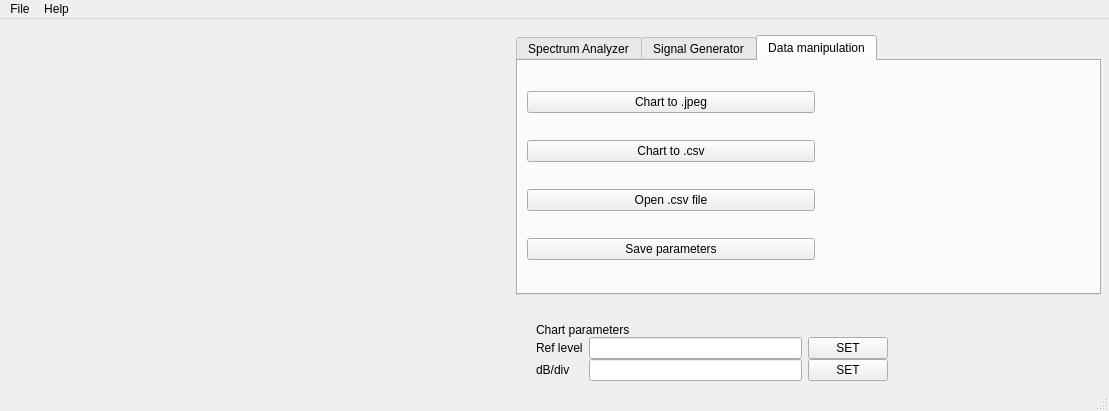
<?xml version="1.0" encoding="UTF-8"?>
<ui version="4.0">
 <class>MainWindow</class>
 <widget class="QMainWindow" name="MainWindow">
  <property name="geometry">
   <rect>
    <x>0</x>
    <y>0</y>
    <width>1109</width>
    <height>411</height>
   </rect>
  </property>
  <property name="minimumSize">
   <size>
    <width>600</width>
    <height>400</height>
   </size>
  </property>
  <property name="windowTitle">
   <string>MainWindow</string>
  </property>
  <widget class="QWidget" name="centralwidget">
   <property name="font">
    <font>
     <family>Arial</family>
    </font>
   </property>
   <widget class="QWidget" name="verticalLayoutWidget">
    <property name="geometry">
     <rect>
      <x>10</x>
      <y>7</y>
      <width>1091</width>
      <height>355</height>
     </rect>
    </property>
    <layout class="QVBoxLayout" name="verticalLayout">
     <item>
      <layout class="QHBoxLayout" name="analyzerHorizontalLayout">
       <item>
        <widget class="PlotWidget" name="graphWidget" native="true">
         <property name="minimumSize">
          <size>
           <width>500</width>
           <height>300</height>
          </size>
         </property>
        </widget>
       </item>
       <item>
        <layout class="QVBoxLayout" name="verticalLayout_2">
         <property name="sizeConstraint">
          <enum>QLayout::SetFixedSize</enum>
         </property>
         <item>
          <layout class="QHBoxLayout" name="parametersHorizontalLayout">
           <property name="sizeConstraint">
            <enum>QLayout::SetDefaultConstraint</enum>
           </property>
           <property name="topMargin">
            <number>9</number>
           </property>
           <item>
            <widget class="QTabWidget" name="tabWidget">
             <property name="sizePolicy">
              <sizepolicy hsizetype="Preferred" vsizetype="Fixed">
               <horstretch>0</horstretch>
               <verstretch>0</verstretch>
              </sizepolicy>
             </property>
             <property name="minimumSize">
              <size>
               <width>0</width>
               <height>260</height>
              </size>
             </property>
             <property name="currentIndex">
              <number>2</number>
             </property>
             <widget class="QWidget" name="analyzerTab">
              <attribute name="title">
               <string>Spectrum Analyzer</string>
              </attribute>
              <layout class="QVBoxLayout" name="verticalLayout_5">
               <item>
                <layout class="QHBoxLayout" name="analyzerInputHorizontalLayout">
                 <property name="spacing">
                  <number>10</number>
                 </property>
                 <property name="leftMargin">
                  <number>10</number>
                 </property>
                 <property name="topMargin">
                  <number>0</number>
                 </property>
                 <property name="rightMargin">
                  <number>10</number>
                 </property>
                 <property name="bottomMargin">
                  <number>0</number>
                 </property>
                 <item>
                  <widget class="QComboBox" name="analyzerComboBox">
                   <property name="sizePolicy">
                    <sizepolicy hsizetype="Expanding" vsizetype="Fixed">
                     <horstretch>0</horstretch>
                     <verstretch>0</verstretch>
                    </sizepolicy>
                   </property>
                  </widget>
                 </item>
                 <item>
                  <widget class="QPushButton" name="analyzerConnectButton">
                   <property name="font">
                    <font>
                     <pointsize>10</pointsize>
                     <weight>75</weight>
                     <bold>true</bold>
                    </font>
                   </property>
                   <property name="text">
                    <string>CONNECT</string>
                   </property>
                  </widget>
                 </item>
                 <item>
                  <spacer name="horizontalSpacer_2">
                   <property name="orientation">
                    <enum>Qt::Horizontal</enum>
                   </property>
                   <property name="sizeType">
                    <enum>QSizePolicy::Preferred</enum>
                   </property>
                   <property name="sizeHint" stdset="0">
                    <size>
                     <width>50</width>
                     <height>20</height>
                    </size>
                   </property>
                  </spacer>
                 </item>
                 <item>
                  <widget class="QLineEdit" name="analyzerLineEdit">
                   <property name="sizePolicy">
                    <sizepolicy hsizetype="Expanding" vsizetype="Fixed">
                     <horstretch>0</horstretch>
                     <verstretch>0</verstretch>
                    </sizepolicy>
                   </property>
                   <property name="font">
                    <font>
                     <family>MS Reference Sans Serif</family>
                     <pointsize>10</pointsize>
                    </font>
                   </property>
                   <property name="alignment">
                    <set>Qt::AlignLeading|Qt::AlignLeft|Qt::AlignVCenter</set>
                   </property>
                  </widget>
                 </item>
                </layout>
               </item>
               <item>
                <layout class="QHBoxLayout" name="analyzerParamHorizontalLayout">
                 <property name="spacing">
                  <number>20</number>
                 </property>
                 <property name="sizeConstraint">
                  <enum>QLayout::SetDefaultConstraint</enum>
                 </property>
                 <property name="leftMargin">
                  <number>10</number>
                 </property>
                 <property name="rightMargin">
                  <number>10</number>
                 </property>
                 <property name="bottomMargin">
                  <number>0</number>
                 </property>
                 <item>
                  <spacer name="horizontalSpacer_5">
                   <property name="orientation">
                    <enum>Qt::Horizontal</enum>
                   </property>
                   <property name="sizeType">
                    <enum>QSizePolicy::Fixed</enum>
                   </property>
                   <property name="sizeHint" stdset="0">
                    <size>
                     <width>15</width>
                     <height>20</height>
                    </size>
                   </property>
                  </spacer>
                 </item>
                 <item>
                  <layout class="QVBoxLayout" name="verticalLayout_8">
                   <property name="spacing">
                    <number>7</number>
                   </property>
                   <property name="leftMargin">
                    <number>0</number>
                   </property>
                   <item>
                    <widget class="QLabel" name="label_4">
                     <property name="text">
                      <string>   MODE</string>
                     </property>
                    </widget>
                   </item>
                   <item>
                    <layout class="QVBoxLayout" name="verticalLayout_9">
                     <property name="leftMargin">
                      <number>10</number>
                     </property>
                     <item>
                      <widget class="QCheckBox" name="continuousCheckBox">
                       <property name="layoutDirection">
                        <enum>Qt::LeftToRight</enum>
                       </property>
                       <property name="text">
                        <string>Continuous</string>
                       </property>
                      </widget>
                     </item>
                    </layout>
                   </item>
                   <item>
                    <layout class="QHBoxLayout" name="horizontalLayout">
                     <property name="leftMargin">
                      <number>10</number>
                     </property>
                     <item>
                      <widget class="QCheckBox" name="captureCheckBox">
                       <property name="text">
                        <string>Capture</string>
                       </property>
                      </widget>
                     </item>
                    </layout>
                   </item>
                   <item>
                    <layout class="QHBoxLayout" name="horizontalLayout_3">
                     <item>
                      <widget class="QPushButton" name="onButton">
                       <property name="text">
                        <string>ON</string>
                       </property>
                      </widget>
                     </item>
                     <item>
                      <widget class="QPushButton" name="offButton">
                       <property name="text">
                        <string>OFF</string>
                       </property>
                      </widget>
                     </item>
                    </layout>
                   </item>
                   <item>
                    <spacer name="verticalSpacer_2">
                     <property name="orientation">
                      <enum>Qt::Vertical</enum>
                     </property>
                     <property name="sizeType">
                      <enum>QSizePolicy::Preferred</enum>
                     </property>
                     <property name="sizeHint" stdset="0">
                      <size>
                       <width>40</width>
                       <height>60</height>
                      </size>
                     </property>
                    </spacer>
                   </item>
                  </layout>
                 </item>
                 <item>
                  <spacer name="horizontalSpacer_6">
                   <property name="orientation">
                    <enum>Qt::Horizontal</enum>
                   </property>
                   <property name="sizeType">
                    <enum>QSizePolicy::Expanding</enum>
                   </property>
                   <property name="sizeHint" stdset="0">
                    <size>
                     <width>60</width>
                     <height>0</height>
                    </size>
                   </property>
                  </spacer>
                 </item>
                 <item>
                  <layout class="QVBoxLayout" name="verticalLayout_7">
                   <item>
                    <widget class="QToolBox" name="toolBox_2">
                     <property name="minimumSize">
                      <size>
                       <width>200</width>
                       <height>160</height>
                      </size>
                     </property>
                     <property name="frameShape">
                      <enum>QFrame::NoFrame</enum>
                     </property>
                     <property name="currentIndex">
                      <number>0</number>
                     </property>
                     <widget class="QWidget" name="page_4">
                      <property name="geometry">
                       <rect>
                        <x>0</x>
                        <y>0</y>
                        <width>200</width>
                        <height>127</height>
                       </rect>
                      </property>
                      <attribute name="label">
                       <string>Frequency</string>
                      </attribute>
                      <widget class="QGroupBox" name="groupBox_5">
                       <property name="geometry">
                        <rect>
                         <x>0</x>
                         <y>0</y>
                         <width>201</width>
                         <height>100</height>
                        </rect>
                       </property>
                       <property name="flat">
                        <bool>true</bool>
                       </property>
                       <property name="checkable">
                        <bool>false</bool>
                       </property>
                       <layout class="QGridLayout" name="analyzatorGridLayout_5">
                        <property name="leftMargin">
                         <number>1</number>
                        </property>
                        <property name="topMargin">
                         <number>1</number>
                        </property>
                        <property name="rightMargin">
                         <number>1</number>
                        </property>
                        <property name="bottomMargin">
                         <number>1</number>
                        </property>
                        <property name="horizontalSpacing">
                         <number>1</number>
                        </property>
                        <property name="verticalSpacing">
                         <number>3</number>
                        </property>
                        <item row="1" column="2">
                         <widget class="QLineEdit" name="fstartLineEdit"/>
                        </item>
                        <item row="3" column="2">
                         <widget class="QLineEdit" name="fstepLineEdit"/>
                        </item>
                        <item row="4" column="2">
                         <widget class="QLineEdit" name="rbwLineEdit"/>
                        </item>
                        <item row="2" column="0">
                         <widget class="QLabel" name="fstopLabel_8">
                          <property name="text">
                           <string>stop [GHz]</string>
                          </property>
                         </widget>
                        </item>
                        <item row="2" column="2">
                         <widget class="QLineEdit" name="fstopLineEdit"/>
                        </item>
                        <item row="4" column="3">
                         <widget class="QPushButton" name="fsetButton">
                          <property name="text">
                           <string>SET</string>
                          </property>
                         </widget>
                        </item>
                        <item row="4" column="0">
                         <widget class="QLabel" name="fbwLabel_8">
                          <property name="text">
                           <string>rbw  [MHz]</string>
                          </property>
                         </widget>
                        </item>
                        <item row="3" column="0">
                         <widget class="QLabel" name="fstepLabel_8">
                          <property name="text">
                           <string>step [GHz]</string>
                          </property>
                         </widget>
                        </item>
                        <item row="1" column="0">
                         <widget class="QLabel" name="fstartLabel_8">
                          <property name="text">
                           <string>start [GHz]</string>
                          </property>
                         </widget>
                        </item>
                       </layout>
                      </widget>
                     </widget>
                    </widget>
                   </item>
                  </layout>
                 </item>
                </layout>
               </item>
              </layout>
             </widget>
             <widget class="QWidget" name="generatorTab">
              <attribute name="title">
               <string>Signal Generator</string>
              </attribute>
              <layout class="QVBoxLayout" name="verticalLayout_4">
               <item>
                <layout class="QHBoxLayout" name="generatorInputHorizontalLayout">
                 <property name="spacing">
                  <number>10</number>
                 </property>
                 <property name="leftMargin">
                  <number>10</number>
                 </property>
                 <property name="topMargin">
                  <number>0</number>
                 </property>
                 <property name="rightMargin">
                  <number>10</number>
                 </property>
                 <property name="bottomMargin">
                  <number>0</number>
                 </property>
                 <item>
                  <widget class="QComboBox" name="generatorComboBox">
                   <property name="sizePolicy">
                    <sizepolicy hsizetype="Expanding" vsizetype="Fixed">
                     <horstretch>0</horstretch>
                     <verstretch>0</verstretch>
                    </sizepolicy>
                   </property>
                  </widget>
                 </item>
                 <item>
                  <widget class="QPushButton" name="generatorConnectButton">
                   <property name="font">
                    <font>
                     <pointsize>10</pointsize>
                     <weight>75</weight>
                     <bold>true</bold>
                    </font>
                   </property>
                   <property name="text">
                    <string>CONNECT</string>
                   </property>
                  </widget>
                 </item>
                 <item>
                  <spacer name="horizontalSpacer_3">
                   <property name="orientation">
                    <enum>Qt::Horizontal</enum>
                   </property>
                   <property name="sizeType">
                    <enum>QSizePolicy::Preferred</enum>
                   </property>
                   <property name="sizeHint" stdset="0">
                    <size>
                     <width>40</width>
                     <height>20</height>
                    </size>
                   </property>
                  </spacer>
                 </item>
                 <item>
                  <widget class="QLineEdit" name="generatorLineEdit">
                   <property name="sizePolicy">
                    <sizepolicy hsizetype="Expanding" vsizetype="Fixed">
                     <horstretch>0</horstretch>
                     <verstretch>0</verstretch>
                    </sizepolicy>
                   </property>
                   <property name="font">
                    <font>
                     <family>MS Reference Sans Serif</family>
                     <pointsize>10</pointsize>
                    </font>
                   </property>
                   <property name="alignment">
                    <set>Qt::AlignLeading|Qt::AlignLeft|Qt::AlignVCenter</set>
                   </property>
                  </widget>
                 </item>
                </layout>
               </item>
               <item>
                <layout class="QHBoxLayout" name="generatorParamHorizontalLayout">
                 <property name="spacing">
                  <number>10</number>
                 </property>
                 <property name="sizeConstraint">
                  <enum>QLayout::SetDefaultConstraint</enum>
                 </property>
                 <property name="leftMargin">
                  <number>10</number>
                 </property>
                 <property name="topMargin">
                  <number>0</number>
                 </property>
                 <property name="rightMargin">
                  <number>10</number>
                 </property>
                 <property name="bottomMargin">
                  <number>0</number>
                 </property>
                 <item>
                  <layout class="QGridLayout" name="generatorGridLayout">
                   <property name="sizeConstraint">
                    <enum>QLayout::SetDefaultConstraint</enum>
                   </property>
                   <property name="topMargin">
                    <number>0</number>
                   </property>
                   <property name="bottomMargin">
                    <number>0</number>
                   </property>
                   <property name="horizontalSpacing">
                    <number>3</number>
                   </property>
                   <property name="verticalSpacing">
                    <number>0</number>
                   </property>
                   <item row="9" column="0">
                    <widget class="QLabel" name="label_7">
                     <property name="text">
                      <string/>
                     </property>
                    </widget>
                   </item>
                   <item row="3" column="0">
                    <widget class="QLabel" name="freqLabel">
                     <property name="text">
                      <string>Frequency [GHz]</string>
                     </property>
                    </widget>
                   </item>
                   <item row="2" column="0">
                    <widget class="QLabel" name="powerLabel">
                     <property name="text">
                      <string>Power        [dBm]</string>
                     </property>
                    </widget>
                   </item>
                   <item row="3" column="1">
                    <widget class="QLineEdit" name="genFreqLineEdit"/>
                   </item>
                   <item row="2" column="1">
                    <widget class="QLineEdit" name="genPowerLineEdit">
                     <property name="sizePolicy">
                      <sizepolicy hsizetype="Preferred" vsizetype="Fixed">
                       <horstretch>20</horstretch>
                       <verstretch>0</verstretch>
                      </sizepolicy>
                     </property>
                    </widget>
                   </item>
                   <item row="7" column="0">
                    <widget class="QLabel" name="label_6">
                     <property name="text">
                      <string/>
                     </property>
                    </widget>
                   </item>
                   <item row="3" column="2">
                    <widget class="QPushButton" name="genFreqButton">
                     <property name="text">
                      <string>SET</string>
                     </property>
                    </widget>
                   </item>
                   <item row="2" column="2">
                    <widget class="QPushButton" name="genPowerButton">
                     <property name="text">
                      <string>SET</string>
                     </property>
                    </widget>
                   </item>
                   <item row="9" column="1" colspan="2">
                    <widget class="QPushButton" name="genOnButton">
                     <property name="text">
                      <string>ON</string>
                     </property>
                    </widget>
                   </item>
                   <item row="8" column="1">
                    <widget class="QCheckBox" name="fsweepCheckBox">
                     <property name="sizePolicy">
                      <sizepolicy hsizetype="Minimum" vsizetype="Preferred">
                       <horstretch>0</horstretch>
                       <verstretch>0</verstretch>
                      </sizepolicy>
                     </property>
                     <property name="minimumSize">
                      <size>
                       <width>0</width>
                       <height>20</height>
                      </size>
                     </property>
                     <property name="text">
                      <string>Frequency sweep</string>
                     </property>
                    </widget>
                   </item>
                   <item row="6" column="1">
                    <spacer name="verticalSpacer_3">
                     <property name="orientation">
                      <enum>Qt::Vertical</enum>
                     </property>
                     <property name="sizeType">
                      <enum>QSizePolicy::Fixed</enum>
                     </property>
                     <property name="sizeHint" stdset="0">
                      <size>
                       <width>20</width>
                       <height>40</height>
                      </size>
                     </property>
                    </spacer>
                   </item>
                   <item row="7" column="1">
                    <widget class="QCheckBox" name="psweepCheckBox">
                     <property name="sizePolicy">
                      <sizepolicy hsizetype="Minimum" vsizetype="Preferred">
                       <horstretch>0</horstretch>
                       <verstretch>0</verstretch>
                      </sizepolicy>
                     </property>
                     <property name="minimumSize">
                      <size>
                       <width>0</width>
                       <height>20</height>
                      </size>
                     </property>
                     <property name="text">
                      <string>Power sweep</string>
                     </property>
                    </widget>
                   </item>
                  </layout>
                 </item>
                 <item>
                  <spacer name="horizontalSpacer_4">
                   <property name="orientation">
                    <enum>Qt::Horizontal</enum>
                   </property>
                   <property name="sizeHint" stdset="0">
                    <size>
                     <width>40</width>
                     <height>20</height>
                    </size>
                   </property>
                  </spacer>
                 </item>
                 <item>
                  <widget class="QToolBox" name="toolBox">
                   <property name="minimumSize">
                    <size>
                     <width>200</width>
                     <height>160</height>
                    </size>
                   </property>
                   <property name="currentIndex">
                    <number>0</number>
                   </property>
                   <widget class="QWidget" name="page">
                    <property name="geometry">
                     <rect>
                      <x>0</x>
                      <y>0</y>
                      <width>200</width>
                      <height>96</height>
                     </rect>
                    </property>
                    <attribute name="label">
                     <string>Power sweep</string>
                    </attribute>
                    <widget class="QGroupBox" name="groupBox_2">
                     <property name="geometry">
                      <rect>
                       <x>0</x>
                       <y>0</y>
                       <width>200</width>
                       <height>100</height>
                      </rect>
                     </property>
                     <property name="flat">
                      <bool>true</bool>
                     </property>
                     <layout class="QGridLayout" name="fsweepGridLayout_2">
                      <property name="leftMargin">
                       <number>1</number>
                      </property>
                      <property name="spacing">
                       <number>3</number>
                      </property>
                      <item row="3" column="2">
                       <widget class="QLineEdit" name="timePowerLineEdit"/>
                      </item>
                      <item row="1" column="2">
                       <widget class="QLineEdit" name="fstopPowerLineEdit"/>
                      </item>
                      <item row="2" column="2">
                       <widget class="QLineEdit" name="fstepPowerLineEdit"/>
                      </item>
                      <item row="0" column="2">
                       <widget class="QLineEdit" name="fstartPowerLineEdit"/>
                      </item>
                      <item row="3" column="3">
                       <widget class="QPushButton" name="fsetPowerButton">
                        <property name="text">
                         <string>SET</string>
                        </property>
                       </widget>
                      </item>
                      <item row="0" column="0" colspan="2">
                       <widget class="QLabel" name="fstartLabel_6">
                        <property name="text">
                         <string>start [GHz]</string>
                        </property>
                       </widget>
                      </item>
                      <item row="2" column="0" colspan="2">
                       <widget class="QLabel" name="fstepLabel_6">
                        <property name="text">
                         <string>step [GHz]</string>
                        </property>
                       </widget>
                      </item>
                      <item row="1" column="0" colspan="2">
                       <widget class="QLabel" name="fstopLabel_6">
                        <property name="text">
                         <string>stop [GHz]</string>
                        </property>
                       </widget>
                      </item>
                      <item row="3" column="0" colspan="2">
                       <widget class="QLabel" name="fbwLabel_6">
                        <property name="text">
                         <string>time [ms]</string>
                        </property>
                       </widget>
                      </item>
                     </layout>
                    </widget>
                   </widget>
                   <widget class="QWidget" name="page_2">
                    <property name="geometry">
                     <rect>
                      <x>0</x>
                      <y>0</y>
                      <width>98</width>
                      <height>28</height>
                     </rect>
                    </property>
                    <attribute name="label">
                     <string>Frequency sweep</string>
                    </attribute>
                    <widget class="QGroupBox" name="groupBox">
                     <property name="geometry">
                      <rect>
                       <x>0</x>
                       <y>0</y>
                       <width>200</width>
                       <height>100</height>
                      </rect>
                     </property>
                     <property name="flat">
                      <bool>true</bool>
                     </property>
                     <layout class="QGridLayout" name="psweepGridLayout_3">
                      <property name="leftMargin">
                       <number>0</number>
                      </property>
                      <property name="rightMargin">
                       <number>1</number>
                      </property>
                      <property name="bottomMargin">
                       <number>1</number>
                      </property>
                      <property name="spacing">
                       <number>3</number>
                      </property>
                      <item row="0" column="0">
                       <widget class="QLabel" name="fstartLabel_5">
                        <property name="text">
                         <string>start [GHz]</string>
                        </property>
                       </widget>
                      </item>
                      <item row="2" column="0">
                       <widget class="QLabel" name="fstepFreqLabel">
                        <property name="text">
                         <string>step [GHz]</string>
                        </property>
                       </widget>
                      </item>
                      <item row="3" column="0">
                       <widget class="QLabel" name="fbwLabel_5">
                        <property name="text">
                         <string>time [ms]</string>
                        </property>
                       </widget>
                      </item>
                      <item row="3" column="3">
                       <widget class="QPushButton" name="fsetFreqButton">
                        <property name="text">
                         <string>SET</string>
                        </property>
                       </widget>
                      </item>
                      <item row="3" column="2">
                       <widget class="QLineEdit" name="timeFreqLineEdit"/>
                      </item>
                      <item row="0" column="2">
                       <widget class="QLineEdit" name="fstartFreqLineEdit">
                        <property name="enabled">
                         <bool>true</bool>
                        </property>
                       </widget>
                      </item>
                      <item row="1" column="2">
                       <widget class="QLineEdit" name="fstopFreqLineEdit"/>
                      </item>
                      <item row="2" column="2">
                       <widget class="QLineEdit" name="fstepFreqLineEdit"/>
                      </item>
                      <item row="1" column="0">
                       <widget class="QLabel" name="fstopLabel_5">
                        <property name="text">
                         <string>stop [GHz]</string>
                        </property>
                       </widget>
                      </item>
                     </layout>
                    </widget>
                   </widget>
                  </widget>
                 </item>
                </layout>
               </item>
              </layout>
             </widget>
             <widget class="QWidget" name="featuresTab">
              <attribute name="title">
               <string>Data manipulation</string>
              </attribute>
              <widget class="QWidget" name="horizontalLayoutWidget">
               <property name="geometry">
                <rect>
                 <x>9</x>
                 <y>9</y>
                 <width>581</width>
                 <height>211</height>
                </rect>
               </property>
               <layout class="QHBoxLayout" name="horizontalLayout_2">
                <item>
                 <layout class="QVBoxLayout" name="verticalLayout_3">
                  <item>
                   <widget class="QPushButton" name="jpegChartButton">
                    <property name="text">
                     <string>Chart to .jpeg</string>
                    </property>
                   </widget>
                  </item>
                  <item>
                   <widget class="QPushButton" name="csvChartButton">
                    <property name="text">
                     <string>Chart to .csv</string>
                    </property>
                   </widget>
                  </item>
                  <item>
                   <widget class="QPushButton" name="openButton">
                    <property name="text">
                     <string>Open .csv file</string>
                    </property>
                   </widget>
                  </item>
                  <item>
                   <widget class="QPushButton" name="saveButton">
                    <property name="text">
                     <string>Save parameters</string>
                    </property>
                   </widget>
                  </item>
                 </layout>
                </item>
                <item>
                 <layout class="QVBoxLayout" name="verticalLayout_6">
                  <item>
                   <widget class="QLabel" name="databaseLabel">
                    <property name="text">
                     <string/>
                    </property>
                   </widget>
                  </item>
                 </layout>
                </item>
               </layout>
              </widget>
             </widget>
            </widget>
           </item>
          </layout>
         </item>
         <item>
          <layout class="QGridLayout" name="gridLayout_2">
           <property name="sizeConstraint">
            <enum>QLayout::SetFixedSize</enum>
           </property>
           <property name="leftMargin">
            <number>20</number>
           </property>
           <property name="topMargin">
            <number>0</number>
           </property>
           <property name="rightMargin">
            <number>0</number>
           </property>
           <property name="bottomMargin">
            <number>0</number>
           </property>
           <property name="verticalSpacing">
            <number>0</number>
           </property>
           <item row="1" column="0" colspan="3">
            <widget class="QLabel" name="label">
             <property name="layoutDirection">
              <enum>Qt::LeftToRight</enum>
             </property>
             <property name="text">
              <string>Chart parameters</string>
             </property>
            </widget>
           </item>
           <item row="2" column="3">
            <spacer name="horizontalSpacer">
             <property name="orientation">
              <enum>Qt::Horizontal</enum>
             </property>
             <property name="sizeType">
              <enum>QSizePolicy::Expanding</enum>
             </property>
             <property name="sizeHint" stdset="0">
              <size>
               <width>40</width>
               <height>20</height>
              </size>
             </property>
            </spacer>
           </item>
           <item row="2" column="2">
            <widget class="QPushButton" name="refButton">
             <property name="text">
              <string>SET</string>
             </property>
            </widget>
           </item>
           <item row="0" column="0">
            <spacer name="verticalSpacer">
             <property name="orientation">
              <enum>Qt::Vertical</enum>
             </property>
             <property name="sizeHint" stdset="0">
              <size>
               <width>20</width>
               <height>40</height>
              </size>
             </property>
            </spacer>
           </item>
           <item row="2" column="1">
            <widget class="QLineEdit" name="refLineEdit"/>
           </item>
           <item row="3" column="0">
            <widget class="QLabel" name="dbLabel">
             <property name="text">
              <string>dB/div</string>
             </property>
            </widget>
           </item>
           <item row="2" column="0">
            <widget class="QLabel" name="refLabel">
             <property name="text">
              <string>Ref level</string>
             </property>
            </widget>
           </item>
           <item row="3" column="1">
            <widget class="QLineEdit" name="dbLineEdit"/>
           </item>
           <item row="3" column="2">
            <widget class="QPushButton" name="dbButton">
             <property name="text">
              <string>SET</string>
             </property>
            </widget>
           </item>
          </layout>
         </item>
        </layout>
       </item>
      </layout>
     </item>
    </layout>
   </widget>
  </widget>
  <widget class="QMenuBar" name="menubar">
   <property name="geometry">
    <rect>
     <x>0</x>
     <y>0</y>
     <width>1109</width>
     <height>22</height>
    </rect>
   </property>
   <widget class="QMenu" name="menuFile">
    <property name="title">
     <string>File</string>
    </property>
    <addaction name="actionLoad"/>
    <addaction name="actionSave"/>
    <addaction name="actionExit"/>
   </widget>
   <widget class="QMenu" name="menuHelp">
    <property name="title">
     <string>Help</string>
    </property>
    <addaction name="actionGet_info"/>
   </widget>
   <addaction name="menuFile"/>
   <addaction name="menuHelp"/>
  </widget>
  <widget class="QStatusBar" name="statusbar"/>
  <action name="actionLoad">
   <property name="text">
    <string>Load</string>
   </property>
  </action>
  <action name="actionSave">
   <property name="text">
    <string>Save</string>
   </property>
  </action>
  <action name="actionGet_info">
   <property name="text">
    <string>Get info</string>
   </property>
  </action>
  <action name="actionExit">
   <property name="text">
    <string>Exit</string>
   </property>
  </action>
 </widget>
 <customwidgets>
  <customwidget>
   <class>PlotWidget</class>
   <extends>QWidget</extends>
   <header>plotwidget.h</header>
   <container>1</container>
  </customwidget>
 </customwidgets>
 <resources/>
 <connections/>
</ui>
